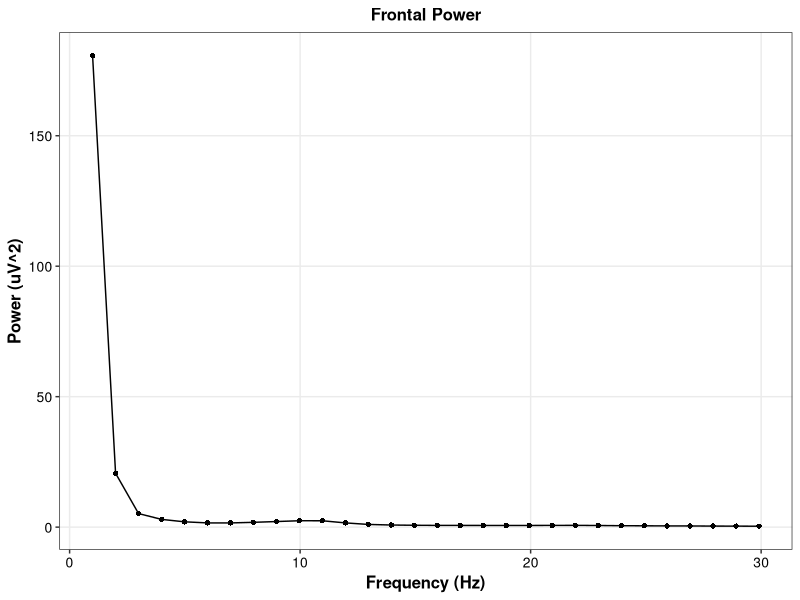
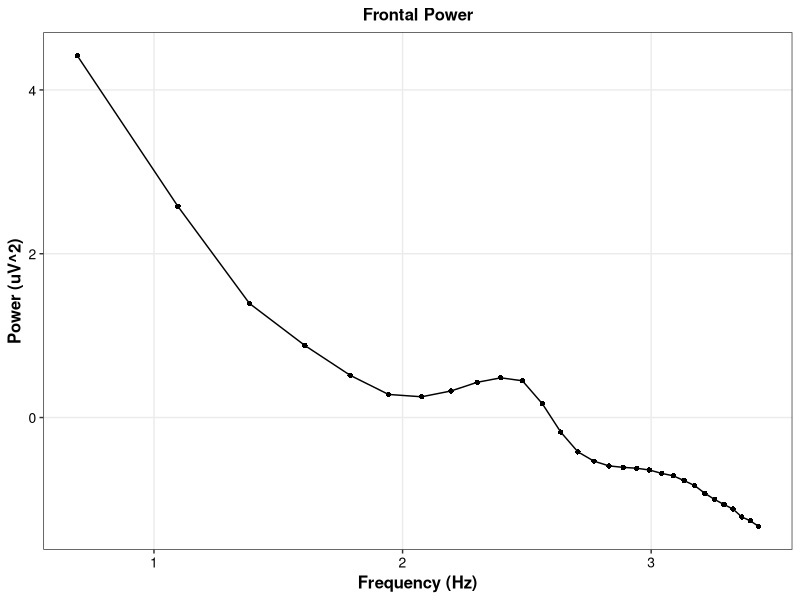
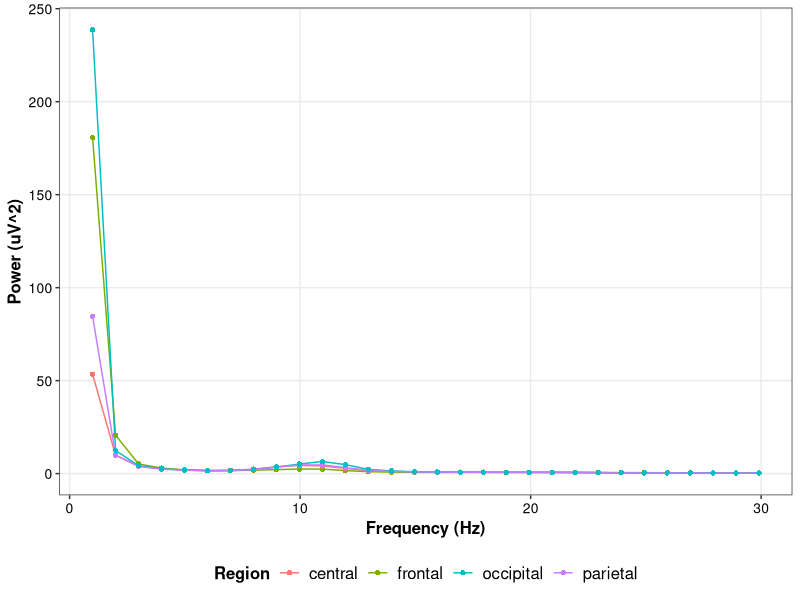
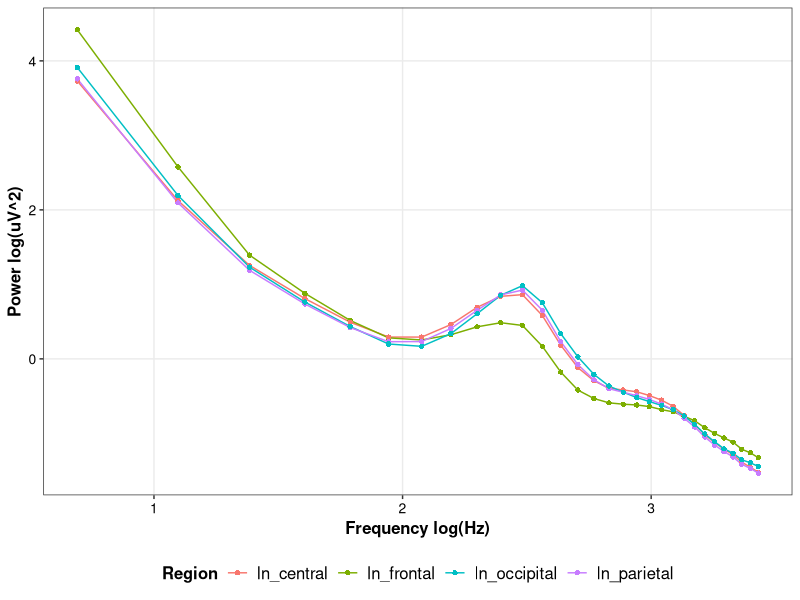
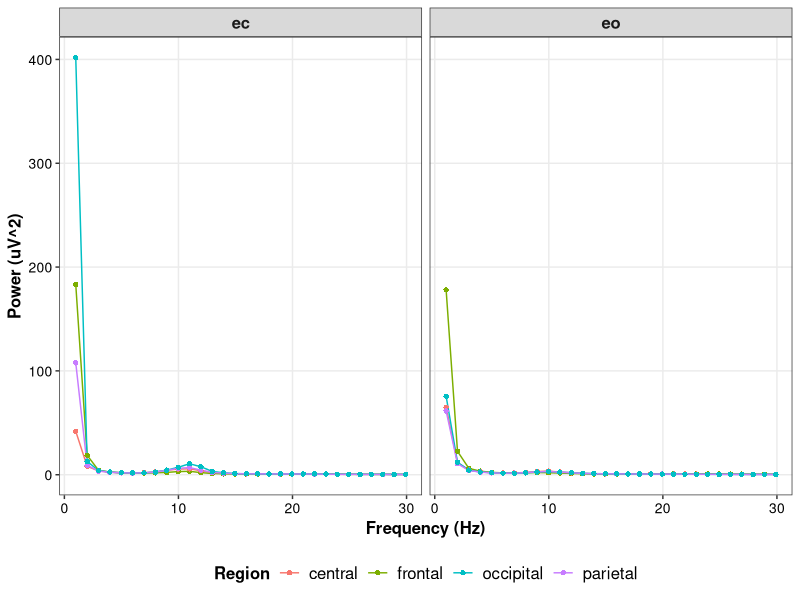
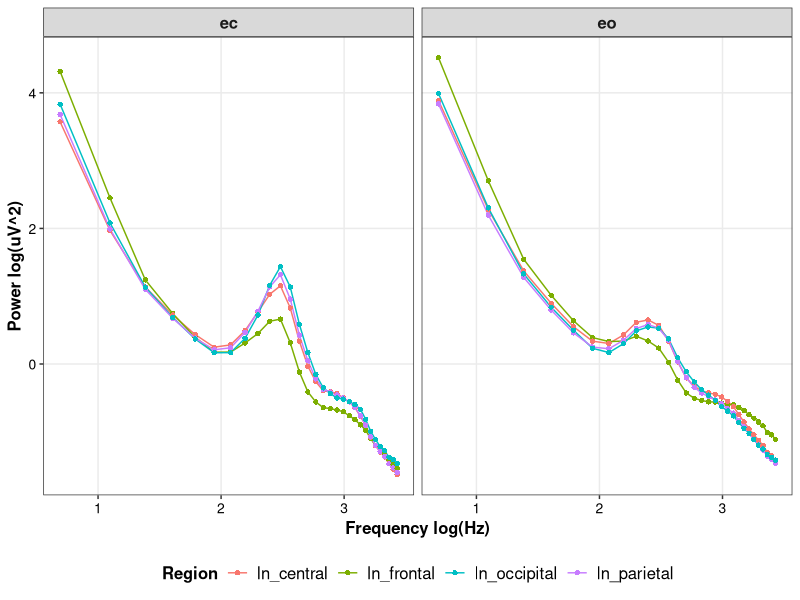

The R source for these figures, in order:
library(tidyverse) # data formatting and graphing tools


# 2.0. Wrangling Data 
setwd("~/GitHub/ReproRehab/")
list.files()
list.files("./data/")

DATA <- read.csv("./data/data_PROCESSED_EEG.csv",
                    header=TRUE, 
                    stringsAsFactors = TRUE)
head(DATA)

# Aggregating the data across all participants:
?dplyr::group_by
DATA %>% select(-X) %>%
  group_by(Hz) %>%
  summarise(frontal_mean=mean(frontal, na.rm = TRUE))


?summarise_at
DAT_GRAND_AVE <- DATA %>% select(-X) %>%
  group_by(Hz) %>%
  summarise_at(vars(frontal:ln_occipital), mean, na.rm = TRUE)

head(DAT_GRAND_AVE)


ggplot(data=DAT_GRAND_AVE, aes(x=Hz, y=frontal)) +
  geom_line(col="black") +
  geom_point(shape=16, col="black") +
  scale_x_continuous(name = "Frequency (Hz)") +
  scale_y_continuous(name = "Power (uV^2)") +
  ggtitle("Frontal Power")+
  theme_bw()+
  theme(axis.text=element_text(size=10, color="black"), 
        legend.text=element_text(size=12, color="black"),
        legend.title=element_text(size=12, face="bold"),
        axis.title=element_text(size=12, face="bold"),
        plot.title=element_text(size=12, face="bold", hjust=0.5),
        panel.grid.minor = element_blank(),
        strip.text = element_text(size=12, face="bold"),
        legend.position = "bottom")


ggplot(data=DAT_GRAND_AVE, aes(x=ln_Hz, y=ln_frontal)) +
  geom_line(col="black") +
  geom_point(shape=16, col="black") +
  scale_x_continuous(name = "Frequency (Hz)") +
  scale_y_continuous(name = "Power (uV^2)") +
  ggtitle("Frontal Power")+
  theme_bw()+
  theme(axis.text=element_text(size=10, color="black"), 
        legend.text=element_text(size=12, color="black"),
        legend.title=element_text(size=12, face="bold"),
        axis.title=element_text(size=12, face="bold"),
        plot.title=element_text(size=12, face="bold", hjust=0.5),
        panel.grid.minor = element_blank(),
        strip.text = element_text(size=12, face="bold"),
        legend.position = "bottom")


# Plotting all of the regions by transforming the data from long to wide
head(DAT_GRAND_AVE)
DAT_GRAND_AVE_LONG <- DAT_GRAND_AVE %>% select(Hz:occipital) %>%
  pivot_longer(cols=frontal:occipital, names_to = "region", values_to = "power")

head(DAT_GRAND_AVE_LONG)

DAT_GRAND_AVE_LOG <- DAT_GRAND_AVE %>% select(ln_Hz:ln_occipital) %>%
  pivot_longer(cols=ln_frontal:ln_occipital, names_to = "region", values_to = "ln_power")
head(DAT_GRAND_AVE_LONG)


ggplot(data=DAT_GRAND_AVE_LONG, aes(x=Hz, y=power)) +
  geom_line(aes(col=region)) +
  geom_point(aes(col=region), shape=16) +
  scale_x_continuous(name = "Frequency (Hz)") +
  scale_y_continuous(name = "Power (uV^2)") +
  theme_bw()+
    labs(color="Region")+
  theme(axis.text=element_text(size=10, color="black"), 
        legend.text=element_text(size=12, color="black"),
        legend.title=element_text(size=12, face="bold"),
        axis.title=element_text(size=12, face="bold"),
        plot.title=element_text(size=12, face="bold", hjust=0.5),
        panel.grid.minor = element_blank(),
        strip.text = element_text(size=12, face="bold"),
        legend.position = "bottom")


ggplot(data=DAT_GRAND_AVE_LOG, aes(x=ln_Hz, y=ln_power)) +
  geom_line(aes(col=region)) +
  geom_point(aes(col=region), shape=16) +
  scale_x_continuous(name = "Frequency log(Hz)") +
  scale_y_continuous(name = "Power log(uV^2)") +
  theme_bw()+
  labs(color="Region")+
  theme(axis.text=element_text(size=10, color="black"), 
        legend.text=element_text(size=12, color="black"),
        legend.title=element_text(size=12, face="bold"),
        axis.title=element_text(size=12, face="bold"),
        plot.title=element_text(size=12, face="bold", hjust=0.5),
        panel.grid.minor = element_blank(),
        strip.text = element_text(size=12, face="bold"),
        legend.position = "bottom")



# Averages within each condition 
head(DATA)
DAT_COND_AVE <- DATA %>% group_by(condition, Hz) %>%
  summarise_at(vars(frontal:ln_occipital), mean, na.rm = TRUE)

head(DAT_COND_AVE)

DAT_COND_LONG <- DAT_COND_AVE %>% select(condition:occipital) %>%
  pivot_longer(cols=frontal:occipital, names_to = "region", values_to = "power")

head(DAT_COND_LONG)

DAT_COND_LONG_LOG <- DAT_COND_AVE %>% select(condition, ln_Hz:ln_occipital) %>%
  pivot_longer(cols=ln_frontal:ln_occipital, names_to = "region", values_to = "ln_power")

head(DAT_COND_LONG_LOG)


ggplot(data=DAT_COND_LONG, aes(x=Hz, y=power)) +
  geom_line(aes(col=region)) +
  geom_point(aes(col=region), shape=16) +
  facet_wrap(~condition)+
  scale_x_continuous(name = "Frequency (Hz)") +
  scale_y_continuous(name = "Power (uV^2)") +
  theme_bw()+
  labs(color="Region")+
  theme(axis.text=element_text(size=10, color="black"), 
        legend.text=element_text(size=12, color="black"),
        legend.title=element_text(size=12, face="bold"),
        axis.title=element_text(size=12, face="bold"),
        plot.title=element_text(size=12, face="bold", hjust=0.5),
        panel.grid.minor = element_blank(),
        strip.text = element_text(size=12, face="bold"),
        legend.position = "bottom")


ggplot(data=DAT_COND_LONG_LOG, aes(x=ln_Hz, y=ln_power)) +
  geom_line(aes(col=region)) +
  geom_point(aes(col=region), shape=16) +
  facet_wrap(~condition)+
  scale_x_continuous(name = "Frequency log(Hz)") +
  scale_y_continuous(name = "Power log(uV^2)") +
  theme_bw()+
  labs(color="Region")+
  theme(axis.text=element_text(size=10, color="black"), 
        legend.text=element_text(size=12, color="black"),
        legend.title=element_text(size=12, face="bold"),
        axis.title=element_text(size=12, face="bold"),
        plot.title=element_text(size=12, face="bold", hjust=0.5),
        panel.grid.minor = element_blank(),
        strip.text = element_text(size=12, face="bold"),
        legend.position = "bottom")




# Spaghetti Plots showing individual participant data:
